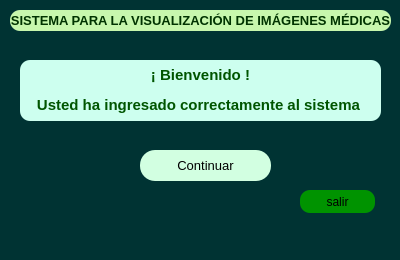
<?xml version="1.0" encoding="UTF-8"?>
<ui version="4.0">
 <class>MainWindow</class>
 <widget class="QMainWindow" name="MainWindow">
  <property name="geometry">
   <rect>
    <x>0</x>
    <y>0</y>
    <width>400</width>
    <height>260</height>
   </rect>
  </property>
  <property name="minimumSize">
   <size>
    <width>400</width>
    <height>260</height>
   </size>
  </property>
  <property name="maximumSize">
   <size>
    <width>400</width>
    <height>260</height>
   </size>
  </property>
  <property name="windowTitle">
   <string>MainWindow</string>
  </property>
  <property name="styleSheet">
   <string notr="true">background-color: rgb(0, 51, 51);</string>
  </property>
  <widget class="QWidget" name="centralwidget">
   <widget class="QLabel" name="label">
    <property name="geometry">
     <rect>
      <x>10</x>
      <y>10</y>
      <width>381</width>
      <height>21</height>
     </rect>
    </property>
    <property name="styleSheet">
     <string notr="true">background-color: rgb(199, 247, 173);
border-radius:  10px;</string>
    </property>
    <property name="text">
     <string>&lt;html&gt;&lt;head/&gt;&lt;body&gt;&lt;p align=&quot;center&quot;&gt;&lt;span style=&quot; font-size:10pt; font-weight:600; color:#003300;&quot;&gt;SISTEMA PARA LA VISUALIZACIÓN DE IMÁGENES MÉDICAS&lt;/span&gt;&lt;/p&gt;&lt;/body&gt;&lt;/html&gt;</string>
    </property>
   </widget>
   <widget class="QPushButton" name="pushButton">
    <property name="geometry">
     <rect>
      <x>140</x>
      <y>150</y>
      <width>131</width>
      <height>31</height>
     </rect>
    </property>
    <property name="font">
     <font>
      <family>MS Shell Dlg 2</family>
      <pointsize>10</pointsize>
      <weight>50</weight>
      <italic>false</italic>
      <bold>false</bold>
     </font>
    </property>
    <property name="styleSheet">
     <string notr="true">background-color: rgb(210, 255, 225);
font: 10pt &quot;MS Shell Dlg 2&quot;;
border-radius: 15px; 
padding: 6px;</string>
    </property>
    <property name="text">
     <string>Continuar</string>
    </property>
   </widget>
   <widget class="QPushButton" name="pushButton_2">
    <property name="geometry">
     <rect>
      <x>300</x>
      <y>190</y>
      <width>75</width>
      <height>23</height>
     </rect>
    </property>
    <property name="styleSheet">
     <string notr="true">background-color: rgb(210, 255, 225);
background-color: rgb(0, 147, 0);
font: 10pt &quot;MS Shell Dlg 2&quot;;
border-radius: 10px;</string>
    </property>
    <property name="text">
     <string>salir</string>
    </property>
   </widget>
   <widget class="QLabel" name="label_2">
    <property name="geometry">
     <rect>
      <x>20</x>
      <y>60</y>
      <width>361</width>
      <height>61</height>
     </rect>
    </property>
    <property name="styleSheet">
     <string notr="true">background-color: rgb(205, 255, 239);
border-radius:10px;</string>
    </property>
    <property name="text">
     <string>&lt;html&gt;&lt;head/&gt;&lt;body&gt;&lt;p align=&quot;center&quot;&gt;&lt;span style=&quot; font-size:11pt; font-weight:600; color:#005500;&quot;&gt;¡ Bienvenido !&lt;/span&gt;&lt;/p&gt;&lt;p align=&quot;center&quot;&gt;&lt;span style=&quot; font-size:11pt; font-weight:600; color:#005500;&quot;&gt;Usted ha ingresado correctamente al sistema &lt;/span&gt;&lt;/p&gt;&lt;/body&gt;&lt;/html&gt;</string>
    </property>
   </widget>
  </widget>
  <widget class="QMenuBar" name="menubar">
   <property name="geometry">
    <rect>
     <x>0</x>
     <y>0</y>
     <width>400</width>
     <height>21</height>
    </rect>
   </property>
  </widget>
  <widget class="QStatusBar" name="statusbar"/>
 </widget>
 <resources/>
 <connections/>
</ui>
